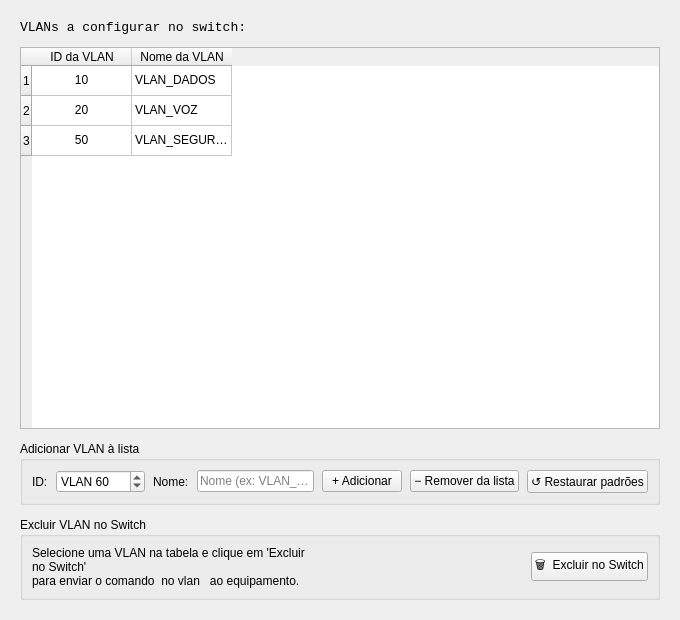
<?xml version="1.0" encoding="UTF-8"?>
<ui version="4.0">
 <class>VlansPage</class>
 <widget class="QWidget" name="VlansPage">
  <property name="geometry">
   <rect>
    <x>0</x>
    <y>0</y>
    <width>680</width>
    <height>620</height>
   </rect>
  </property>
  <property name="windowTitle">
   <string>VLANs</string>
  </property>
  <layout class="QVBoxLayout" name="layoutRaiz">
   <property name="spacing">
    <number>12</number>
   </property>
   <property name="leftMargin">
    <number>20</number>
   </property>
   <property name="topMargin">
    <number>20</number>
   </property>
   <property name="rightMargin">
    <number>20</number>
   </property>
   <property name="bottomMargin">
    <number>20</number>
   </property>
   <item>
    <widget class="QLabel" name="lblInstrucao">
     <property name="font">
      <font>
       <family>Consolas</family>
       <pointsize>10</pointsize>
      </font>
     </property>
     <property name="text">
      <string>VLANs a configurar no switch:</string>
     </property>
    </widget>
   </item>
   <item>
    <widget class="QTableWidget" name="tableVlans">
     <property name="selectionBehavior">
      <enum>QAbstractItemView::SelectionBehavior::SelectRows</enum>
     </property>
     <property name="columnCount">
      <number>2</number>
     </property>
     <row/>
     <row/>
     <row/>
     <column>
      <property name="text">
       <string>ID da VLAN</string>
      </property>
     </column>
     <column>
      <property name="text">
       <string>Nome da VLAN</string>
      </property>
     </column>
     <item row="0" column="0">
      <property name="text">
       <string>10</string>
      </property>
      <property name="textAlignment">
       <set>AlignCenter</set>
      </property>
     </item>
     <item row="0" column="1">
      <property name="text">
       <string>VLAN_DADOS</string>
      </property>
     </item>
     <item row="1" column="0">
      <property name="text">
       <string>20</string>
      </property>
      <property name="textAlignment">
       <set>AlignCenter</set>
      </property>
     </item>
     <item row="1" column="1">
      <property name="text">
       <string>VLAN_VOZ</string>
      </property>
     </item>
     <item row="2" column="0">
      <property name="text">
       <string>50</string>
      </property>
      <property name="textAlignment">
       <set>AlignCenter</set>
      </property>
     </item>
     <item row="2" column="1">
      <property name="text">
       <string>VLAN_SEGURANCA</string>
      </property>
     </item>
    </widget>
   </item>
   <item>
    <widget class="QGroupBox" name="grpAdicionar">
     <property name="title">
      <string>Adicionar VLAN à lista</string>
     </property>
     <layout class="QHBoxLayout" name="layoutAdicionar">
      <property name="spacing">
       <number>8</number>
      </property>
      <item>
       <widget class="QLabel" name="lblId">
        <property name="text">
         <string>ID:</string>
        </property>
       </widget>
      </item>
      <item>
       <widget class="QSpinBox" name="spinVid">
        <property name="prefix">
         <string>VLAN </string>
        </property>
        <property name="minimum">
         <number>1</number>
        </property>
        <property name="maximum">
         <number>4094</number>
        </property>
        <property name="value">
         <number>60</number>
        </property>
       </widget>
      </item>
      <item>
       <widget class="QLabel" name="lblNome">
        <property name="text">
         <string>Nome:</string>
        </property>
       </widget>
      </item>
      <item>
       <widget class="QLineEdit" name="lineVnome">
        <property name="placeholderText">
         <string>Nome (ex: VLAN_TI)</string>
        </property>
       </widget>
      </item>
      <item>
       <widget class="QPushButton" name="btnAdicionar">
        <property name="text">
         <string>+ Adicionar</string>
        </property>
       </widget>
      </item>
      <item>
       <widget class="QPushButton" name="btnRemoverLista">
        <property name="text">
         <string>− Remover da lista</string>
        </property>
       </widget>
      </item>
      <item>
       <widget class="QPushButton" name="btnRestaurar">
        <property name="text">
         <string>↺ Restaurar padrões</string>
        </property>
       </widget>
      </item>
     </layout>
    </widget>
   </item>
   <item>
    <widget class="QGroupBox" name="grpExcluir">
     <property name="title">
      <string>Excluir VLAN no Switch</string>
     </property>
     <layout class="QHBoxLayout" name="layoutExcluir">
      <property name="spacing">
       <number>8</number>
      </property>
      <item>
       <widget class="QLabel" name="lblInfoExcluir">
        <property name="text">
         <string>Selecione uma VLAN na tabela e clique em 'Excluir no Switch'
para enviar o comando  no vlan &lt;id&gt;  ao equipamento.</string>
        </property>
        <property name="wordWrap">
         <bool>true</bool>
        </property>
       </widget>
      </item>
      <item>
       <spacer>
        <property name="orientation">
         <enum>Qt::Orientation::Horizontal</enum>
        </property>
        <property name="sizeHint" stdset="0">
         <size>
          <width>40</width>
          <height>20</height>
         </size>
        </property>
       </spacer>
      </item>
      <item>
       <widget class="QPushButton" name="btnExcluirSwitch">
        <property name="text">
         <string>🗑  Excluir no Switch</string>
        </property>
       </widget>
      </item>
     </layout>
    </widget>
   </item>
  </layout>
 </widget>
 <resources/>
 <connections/>
 <slots>
  <slot>on_btnAdicionar_clicked()</slot>
  <slot>on_btnRemoverLista_clicked()</slot>
  <slot>on_btnRestaurar_clicked()</slot>
  <slot>on_btnExcluirSwitch_clicked()</slot>
 </slots>
</ui>
